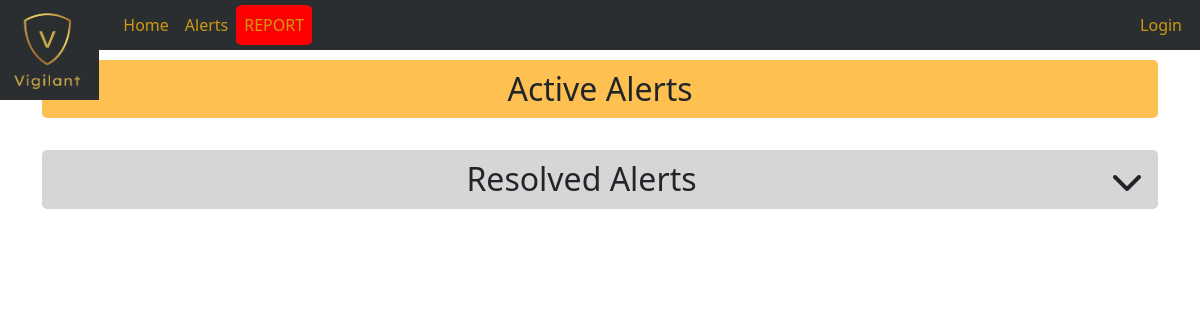
The app's page /alerts, older data.
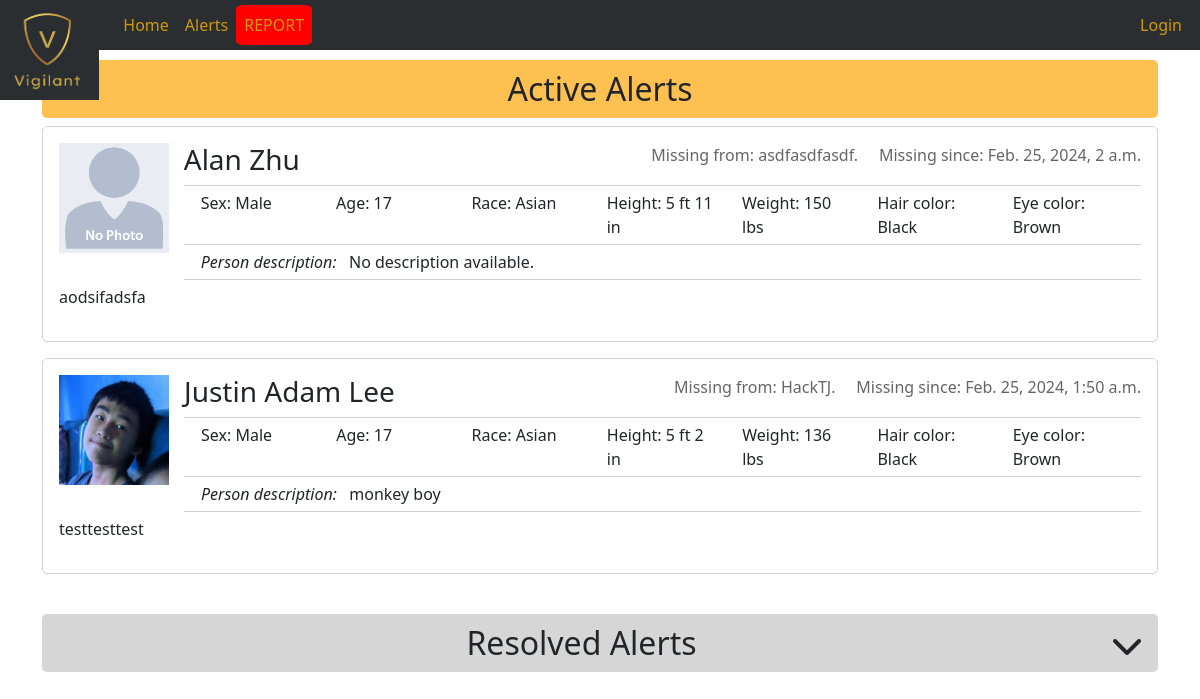
The same page, newer data.
### web/models.py (models this page shows, shortened)
class Alert(models.Model):
    title = models.CharField(max_length=500)
    description = models.TextField()
    type = models.CharField(choices=[
        ('vigilant', 'Vigilant'),
        ('amber', 'AMBER'),
        ('silver', 'Silver'),
        ('endangered', 'Endangered Missing Person'),
        ('blue', 'Blue'),
        ('camo', 'Camo'),
    ], max_length=255)
    resolved = models.BooleanField(default=False)
    person = models.ForeignKey('Person', on_delete=models.SET_NULL, null=True, blank=True)
    date = models.DateTimeField(null=True, blank=True)
    location = models.CharField(max_length=500, null=True, blank=True)
    contact = models.CharField(max_length=500, null=True, blank=True)
    class Meta:
        ordering = ['-date']

class Person(models.Model):
    first_name = models.CharField(max_length=255, blank=True, null=True)
    middle_name = models.CharField(max_length=255, blank=True, null=True)
    last_name = models.CharField(max_length=255, blank=True, null=True)
    sex = models.CharField(choices=[
        ("male", "Male"),
        ("female", "Female"),
    ], max_length=255, blank=True, null=True)
    race = models.CharField(choices=[
        ("white", "White"),
        ("black", "Black or African American"),
        ("hispanic", "Hispanic or Latino"),
        ("asian", "Asian"),
        ("native", "American Indian or Alaska Native"),
        ("hawaiian", "Native Hawaiian or Other Pacific Islander"),
        ("other", "Other"),
        ("unknown", "Unknown"),
    ], max_length=500, blank=True, null=True)
    date_of_birth = models.DateField(blank=True, null=True)
    height = models.CharField(max_length=255, blank=True, null=True)
    weight = models.CharField(max_length=255, blank=True, null=True)
    hair_color = models.CharField(max_length=255, blank=True, null=True)
    eye_color = models.CharField(max_length=255, blank=True, null=True)
    description = models.TextField(blank=True, null=True)
    photo = models.ImageField(upload_to="static/photos", blank=True, null=True)
    missing = models.BooleanField(default=False)
    @property
    def age(self):
        return (datetime.datetime.now().date() - self.date_of_birth).days // 365
    @property
    def full_name(self):
        return f"{self.first_name}{f' {self.middle_name}' if self.middle_name else ''} {self.last_name}"
    @property
    def photo_url(self):
        if self.photo:
            return self.photo
        return "/static/photos/no-photo.png"

### web/views.py (the view)
# urls.py: path('alerts', alerts_view, name="alerts"),
def alerts_view(request):
    active_alerts = Alert.objects.filter(resolved=False)
    resolved_alerts = Alert.objects.filter(resolved=True)
    return render(request, "alerts.html", {
        "active_alerts": active_alerts,
        "resolved_alerts": resolved_alerts,
    })

### templates/alerts.html (shortened to what this page needs)
{% extends "base.html" %}
{% load static %}
{% block css %}
    <link href="{% static 'alerts.css' %}" rel="stylesheet">
{% endblock %}
{% block body %}
<h2 class="alerts-active center">Active Alerts</h2>
{% for alert in active_alerts %}
    {% include 'alert.html' %}
{% endfor %}
<br>
<h2 class="alerts-resolved center">Resolved Alerts <i class="resolved-arrow fas fa-chevron-down"></i></h2>
{% endblock %}

### templates/base.html (shortened to what this page needs)
{% load static %}
<!DOCTYPE html>
<html>
<head>
  <link href="https://cdn.jsdelivr.net/npm/bootstrap@5.3.0-alpha1/dist/css/bootstrap.min.css" rel="stylesheet"
>
  <link rel="stylesheet" href="{% static 'base.css' %}">
  {% block css %}
  {% endblock %}
</head>
<body>
  {% block nav %}
  <nav class="navbar navbar-expand-sm navbar-dark">
      <a class="navbar-brand" href="/">
        <img src="{% static 'img/logo-black.png' %}" height="100" class="d-inline-block align-top navbar-logo"
          alt="Vigilant">
      </a>
      <div class="collapse navbar-collapse" id="navbarNav">
        <ul class="navbar-nav">
          <li class="nav-item">
            <a class="nav-link" aria-current="page" href="{% url 'index' %}">Home</a>
          </li>
          <li class="nav-item">
            <a class="nav-link" aria-current="page" href="{% url 'alerts' %}">Alerts</a>
          </li>
          <li class="nav-item" id="reportbutton">
            <a class="nav-link" aria-current="page">REPORT</a>
          </li>
        </ul>
        <ul class="navbar-nav" style="position: absolute; right: 10px;">
          {% if request.user.is_authenticated %}
          <li class="nav-item">
            <a class="nav-link" aria-current="page" href="{% url 'profile' %}">
              <i class="fa-solid fa-user"></i>&nbsp;
              {{ request.user.person.full_name }}
            </a>
          </li>
          <li class="nav-item">
            <a class="nav-link" aria-current="page" href="{% url 'logout' %}">Logout</a>
          </li>
          {% else %}
          <li class="nav-item">
            <a class="nav-link" aria-current="page" href="{% url 'login' %}">Login</a>
          </li>
          {% endif %}
        </ul>
      </div>
  </nav>
  {% endblock %}
  <div class="container content" id="content">
  {% block body %}
  {% endblock %}
  </div>
</body>
</html>

### templates/alert.html
<div class="alert container">
    <img src={{ alert.person.photo_url }} class="alert-photo" height="110">
    <p class="alert-date">
        Missing from: {{ alert.location }}. &nbsp;&nbsp;&nbsp;
        Missing since: {{ alert.date }}
    </p>
    <h3 class="alert-name">{{ alert.person.full_name }}</h3>
    <div class="alert-person-info">
        <div class="row">
            <div class="col">
                Sex: {{ alert.person.get_sex_display }}
            </div>
            <div class="col">
                Age: {{ alert.person.age }}
            </div>
            <div class="col">
                Race: {{ alert.person.get_race_display }}
            </div>
            <div class="col">
                Height: {{ alert.person.height }}
            </div>
            <div class="col">
                Weight: {{ alert.person.weight }}
            </div>
            <div class="col">
                Hair color: {{ alert.person.hair_color }}
            </div>
            <div class="col">
                Eye color: {{ alert.person.eye_color }}
            </div>
        </div>
    </div>
    <div class="alert-person-description">
        <div class="row">
            <span>
                <i>Person description:</i> &nbsp;
                {% if alert.person.description %}
                    {{ alert.person.description }}
                {% else %}
                    No description available.
                {% endif %}
            </span>
        </div>
    </div>
    <p class="alert-description">{{ alert.description }}</p>
</div>

### static/base.css (style rules this page uses)
nav.navbar { background-color: #2A2E30 !important; height: 50px; }
img.navbar-logo { position: relative; top: 25px; }
.nav-link { color: rgb(206, 153, 18); }
#content { margin-top: 10px; }
#reportbutton { background-color: red; align-items: end; border-radius: 10%; float: right; }
.center { text-align: center; }

### static/alerts.css (style rules this page uses)
.alert { border: 1px solid lightgrey; border-radius: 5px; }
.alert-photo { float: left; margin-right: 15px; }
.alert-date { float: right; color: rgb(101, 101, 101); margin: 0; }
.alert-person-info .row { border-top: 1px solid lightgrey; border-bottom: 1px solid lightgrey; padding: 5px; margin-top: 5px; text-align: left; }
.alert-person-description .row { border-bottom: 1px solid lightgrey; padding: 5px; margin-bottom: 5px; }
.alerts-active, .alerts-resolved { background-color: rgb(254, 193, 81); padding: 10px; border-radius: 5px; }
.alerts-resolved { background-color: rgb(214, 214, 214); cursor: pointer; }
.resolved-arrow { float: right; margin-top: 5px; margin-right: 5px; }

Row changes from the older to the newer data that the page shows:
added Alert: shows a picture, location "asdfasdfasdf", date "Feb. 25, 2024, 2 a.m.", person.full_name "Alan Zhu", person.sex "Male", person.age "17", person.race "Asian", person.height "5 ft 11 in", person.weight "150 lbs", person.hair_color "Black", person.eye_color "Brown", shows "No description available.", description "aodsifadsfa"
added Alert: person.photo_url (picture), location "HackTJ", date "Feb. 25, 2024, 1:50 a.m.", person.full_name "Justin Adam Lee", person.sex "Male", person.age "17", person.race "Asian", person.height "5 ft 2 in", person.weight "136 lbs", person.hair_color "Black", person.eye_color "Brown", person.description "monkey boy", description "testtesttest"
